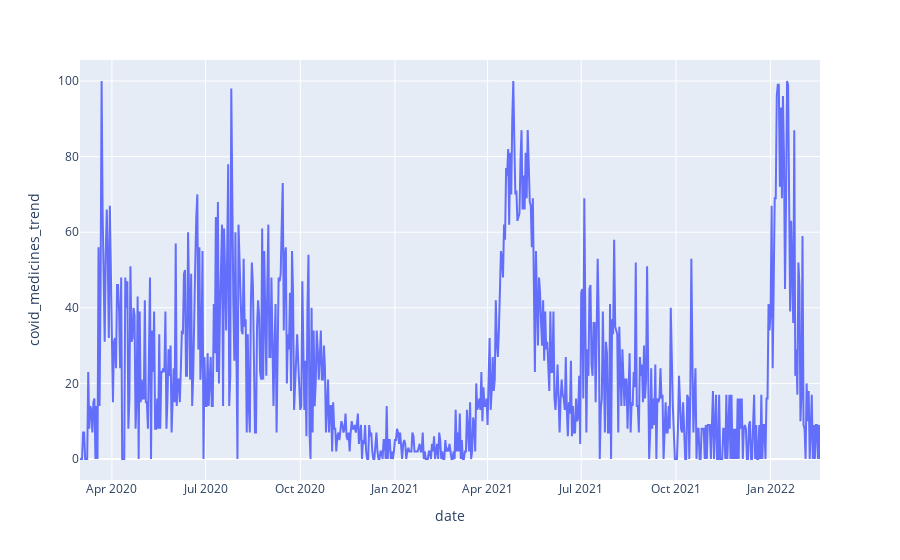

The cell this chart's notebook holds for it:
### Code cell
fig = px.line(covid_data2, x='date', y='covid_medicines_trend')
fig.show()

### Figure 1 — Plotly figure (JSON) as saved in the notebook; plotly's stock layout.template omitted (floating-point values rounded to 4 significant figures; data arrays with more than 128 entries replaced by an {"elided": "..."} marker saying what was removed)
{"data": [{"hovertemplate": "date=%{x}<br>covid_medicines_trend=%{y}<extra></extra>", "legendgroup": "", "line": {"color": "#636efa", "dash": "solid"}, "marker": {"symbol": "circle"}, "mode": "lines", "name": "", "orientation": "v", "showlegend": false, "type": "scatter", "x": {"elided": "720 str values"}, "xaxis": "x", "y": {"elided": "720 int values"}, "yaxis": "y"}], "layout": {"legend": {"tracegroupgap": 0}, "margin": {"t": 60}, "xaxis": {"anchor": "y", "domain": [0, 1], "title": {"text": "date"}}, "yaxis": {"anchor": "x", "domain": [0, 1], "title": {"text": "covid_medicines_trend"}}}}
